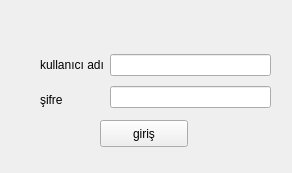
<?xml version="1.0" encoding="UTF-8"?>
<ui version="4.0">
 <class>Form</class>
 <widget class="QWidget" name="Form">
  <property name="geometry">
   <rect>
    <x>0</x>
    <y>0</y>
    <width>292</width>
    <height>173</height>
   </rect>
  </property>
  <property name="windowTitle">
   <string>Form</string>
  </property>
  <widget class="QPushButton" name="pbGiris">
   <property name="geometry">
    <rect>
     <x>100</x>
     <y>120</y>
     <width>88</width>
     <height>27</height>
    </rect>
   </property>
   <property name="text">
    <string>giriş</string>
   </property>
  </widget>
  <widget class="QWidget" name="">
   <property name="geometry">
    <rect>
     <x>40</x>
     <y>50</y>
     <width>231</width>
     <height>64</height>
    </rect>
   </property>
   <layout class="QHBoxLayout" name="horizontalLayout">
    <item>
     <layout class="QVBoxLayout" name="verticalLayout_2">
      <item>
       <widget class="QLabel" name="label">
        <property name="text">
         <string>kullanıcı adı</string>
        </property>
       </widget>
      </item>
      <item>
       <widget class="QLabel" name="label_2">
        <property name="text">
         <string>şifre</string>
        </property>
       </widget>
      </item>
     </layout>
    </item>
    <item>
     <layout class="QVBoxLayout" name="verticalLayout">
      <item>
       <widget class="QLineEdit" name="leKAdi"/>
      </item>
      <item>
       <widget class="QLineEdit" name="leSifre">
        <property name="echoMode">
         <enum>QLineEdit::Password</enum>
        </property>
       </widget>
      </item>
     </layout>
    </item>
   </layout>
  </widget>
 </widget>
 <resources/>
 <connections/>
</ui>
